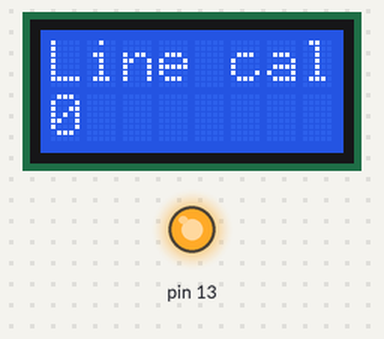
Bench run of a sketch on a simulated Arduino Leonardo, built with avr-gcc and run on an emulated ATmega32U4. On the bench: 8×2 character LCD, output pins drawn as LEDs (lit = HIGH).

Above: at 0.1 s.
At 1.1 s:
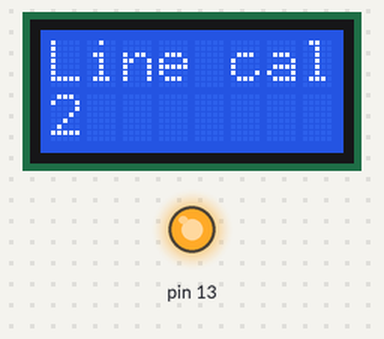
At 2.6 s:
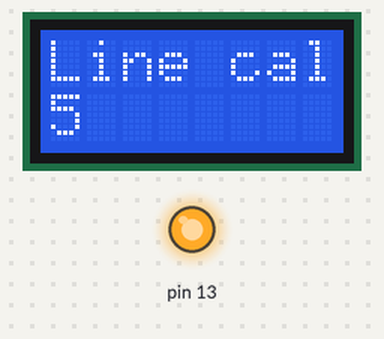
At 5.2 s:
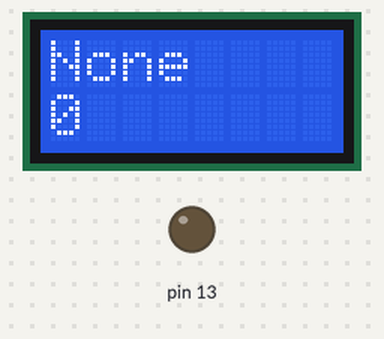
Timing chart, 0 to 6.7 s (numbered marks = the images above):
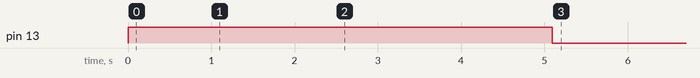

The sketch:

LineSensorsTestFix.ino
```cpp
#include <Wire.h>
#include <Zumo32U4.h>

Zumo32U4LCD lcd;
Zumo32U4LineSensors lineSensors;

//line sensor values in this order {L, C, R, 0, 0}
uint16_t lineSensorValues[5] = { 0, 0, 0, 0, 0 };

//threshold that distinguishes between on the line and off the line
//initially set to 7000, but changed using calibrateLineSensors()
uint16_t lineThreshold = 7000;

void setup()
{
  //initializes three line sensor configuration
  lineSensors.initThreeSensors();

  calibrateLineSensors();
}

//Calibrates the line sensors by determing the value for black
//and setting it as lineThreshold
void calibrateLineSensors(){
  uint32_t average = 0;
  //turns on yellow LED to show that it is calibrating
  ledYellow(1);
  lcd.clear();
  lcd.print(F("Line cal"));

  //Calculates the average value of black using the three line sensors
  for (uint16_t i = 0; i < 10; i++)
  {
    lineSensors.read(lineSensorValues);
    lcd.gotoXY(0, 1);
    lcd.print(i);
    average += (lineSensorValues[0] + lineSensorValues[1] + lineSensorValues[2]);
    delay(500);
  }

  average = average/(3 * 10);
  lineThreshold = average;
  ledYellow(0);
  lcd.clear();
}

int16_t CheckLineSensors(){
  lineSensors.read(lineSensorValues);
  bool leftLineOn = false;
  bool centerLineOn = false;
  bool rightLineOn = false;

  //Checks to see if on the line by checking if the value is below
  //half the value that was calibrated as black
  if(lineSensorValues[0] < (lineThreshold/2)){
    leftLineOn = true;
  }
  if(lineSensorValues[1] < (lineThreshold/2)){
    centerLineOn = true;
  }
  if(lineSensorValues[2] < (lineThreshold/2)){
    rightLineOn = true;
  }


  //if only left sensor is on return 1
  if(leftLineOn && !centerLineOn && !rightLineOn){
    return 1;
  }
  //if only right sensor is on return 2
  else if(!leftLineOn && !centerLineOn && rightLineOn){
    return 2;
  }
  //if left and center sensors are on return 3
  else if(leftLineOn && centerLineOn && !rightLineOn){
    return 3;
  }
  //if right and center sensors are on return 4
  else if(!leftLineOn && centerLineOn && rightLineOn){
    return 4;
  }
  //if all sensors are on return 5
  else if(leftLineOn && centerLineOn && rightLineOn){
    return 5;
  }
  //if no sensors are on return 0
  else{
    return 0;
  }
}

void loop()
{
  static uint16_t lastSampleTime = 0;
  uint16_t leftLineSensorValue = 0;
  uint16_t centerLineSensorValue = 0;
  uint16_t rightLineSensorValue = 0;
  int16_t lineSensorCase = 0;
  if ((uint16_t)(millis() - lastSampleTime) >= 100)
  {
    lastSampleTime = millis();

    // Read the line sensors
    lineSensors.read(lineSensorValues);
    leftLineSensorValue = lineSensorValues[0];
    centerLineSensorValue = lineSensorValues[1];
    rightLineSensorValue = lineSensorValues[2];

    lineSensorCase = CheckLineSensors();

    switch(lineSensorCase){
      case(0):
        lcd.print("None");
        break;

      case(1):
        lcd.print("L");
        break;

      case(2):
        lcd.print("R");
        break;

      case(3):
        lcd.print("LC");
        break;

      case(4):
        lcd.print("CR");
        break;

      case(5):
        lcd.print("LCR");
        break;
    }

    //Displays int value from CheckLineSensors
    lcd.gotoXY(0, 1);
    lcd.print(lineSensorCase);


//    lcd.gotoXY(2, 0);
//    lcd.print(leftLineSensorValue);
//    lcd.gotoXY(0, 1);
//    lcd.print(centerLineSensorValue);
//    lcd.gotoXY(4, 1);
//    lcd.print(rightLineSensorValue);

    //refreshes every 1000 ms
    delay(1000);
    lcd.clear();
  }
}
```

Measured:
- what the display in image 1 shows lasts 0.5 s, from 1.1 s to 1.6 s
